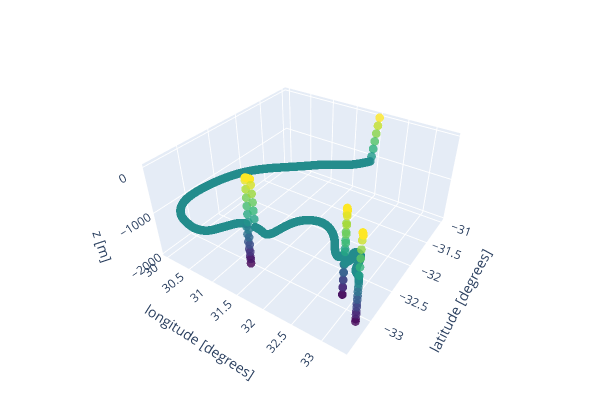

This figure's notebook cell:
### Markdown cell above
But in a 3D scatter plot, it's hard to discern the different latitudes, longitudes and depths of each point. Plotly makes viewing the output easier:

### Code cell
fig = go.Figure(
    data=[
        go.Scatter3d(
            x=x,
            y=y,
            z=-z,
            mode="markers",
            marker=dict(
                size=3,
                color=-z,  # set color to an array/list of desired values
                colorscale="Viridis",  # choose a colorscale
                opacity=0.8,
            ),
        )
    ]
)
fig.update_xaxes(autorange="reversed")
fig.update_layout(
    autosize=False,
    width=600,
    height=400,
    margin=dict(t=0, r=0, l=20, b=10),
    scene=dict(
        aspectratio=dict(x=1, y=1, z=0.5),
        xaxis=dict(title="longitude [degrees]"),
        yaxis=dict(title="latitude [degrees]"),
        zaxis=dict(title="z [m]", nticks=4),
        camera=dict(eye=dict(x=1, y=-1.5, z=1.25)),
    ),
)
fig.show()

### Figure 1 — Plotly figure (JSON) as saved in the notebook; plotly's stock layout.template omitted (floating-point values rounded to 4 significant figures; data arrays with more than 128 entries replaced by an {"elided": "..."} marker saying what was removed)
{"data": [{"marker": {"color": {"elided": "1441 int values"}, "colorscale": [[0, "#440154"], [0.1111, "#482878"], [0.2222, "#3e4989"], [0.3333, "#31688e"], [0.4444, "#26828e"], [0.5556, "#1f9e89"], [0.6667, "#35b779"], [0.7778, "#6ece58"], [0.8889, "#b5de2b"], [1, "#fde725"]], "opacity": 0.8, "size": 3}, "mode": "markers", "type": "scatter3d", "x": {"elided": "1441 float values"}, "y": {"elided": "1441 float values"}, "z": {"elided": "1441 int values"}}], "layout": {"autosize": false, "height": 400, "margin": {"b": 10, "l": 20, "r": 0, "t": 0}, "scene": {"aspectratio": {"x": 1, "y": 1, "z": 0.5}, "camera": {"center": {"x": 0, "y": 0, "z": 0}, "eye": {"x": 1.002, "y": -1.503, "z": 1.253}, "projection": {"type": "perspective"}, "up": {"x": -0.001491, "y": -0.0009954, "z": 1.0}}, "xaxis": {"title": {"text": "longitude [degrees]"}, "type": "linear"}, "yaxis": {"title": {"text": "latitude [degrees]"}, "type": "linear"}, "zaxis": {"nticks": 4, "title": {"text": "z [m]"}, "type": "linear"}}, "width": 600, "xaxis": {"autorange": "reversed"}}}
